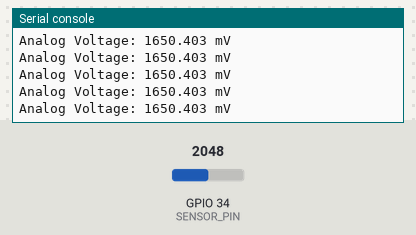
A program run on a simulated ESP32 board running MicroPython. On the bench: the last lines printed to the serial console. Inputs (shaded band) come from the test bench; at power-on: GPIO 34 (SENSOR_PIN) = 2048 (analog values on the 0–4095 scale).

Above: at 1.2 s.
1.3 s: GPIO 34 (SENSOR_PIN) set to 2866
At 2.4 s:
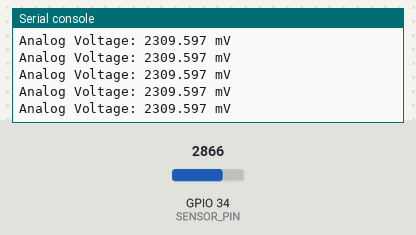
2.8 s: GPIO 34 (SENSOR_PIN) set to 3603
At 3.4 s:
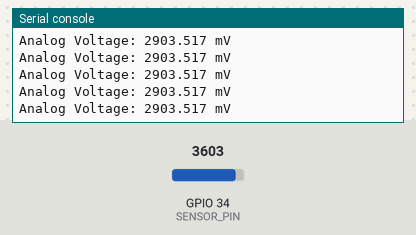
Timing chart, 0 to 5.8 s (numbered marks = the images above; inputs shaded):
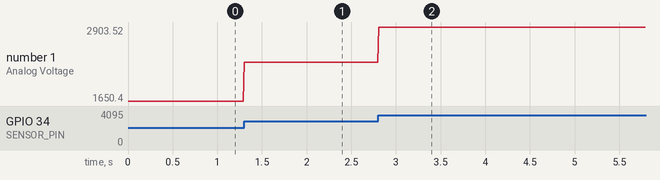

Measured:
- after the input at 1.3 s, the serial console: prints a new line at once (image 1)
- after the input at 2.8 s, the serial console: prints a new line at once (image 2)
- plotted number 1: 1650.4 → 2309.6 after the input at 1.3 s, 2309.6 → 2903.52 after the input at 2.8 s

The program:

KY039_Heartbeat_Sensor.py
```python
# KY-039 Heartbeat Sensor demo
import machine
import time

SENSOR_PIN = machine.ADC(machine.Pin(34))
SENSOR_PIN.atten(machine.ADC.ATTN_11DB)

while True:
    sensor_value = SENSOR_PIN.read()
    voltage = (sensor_value / 4095) * 3300  # Convert to millivolts
    print("Analog Voltage:", voltage, "mV")
    time.sleep(0.01)
```
